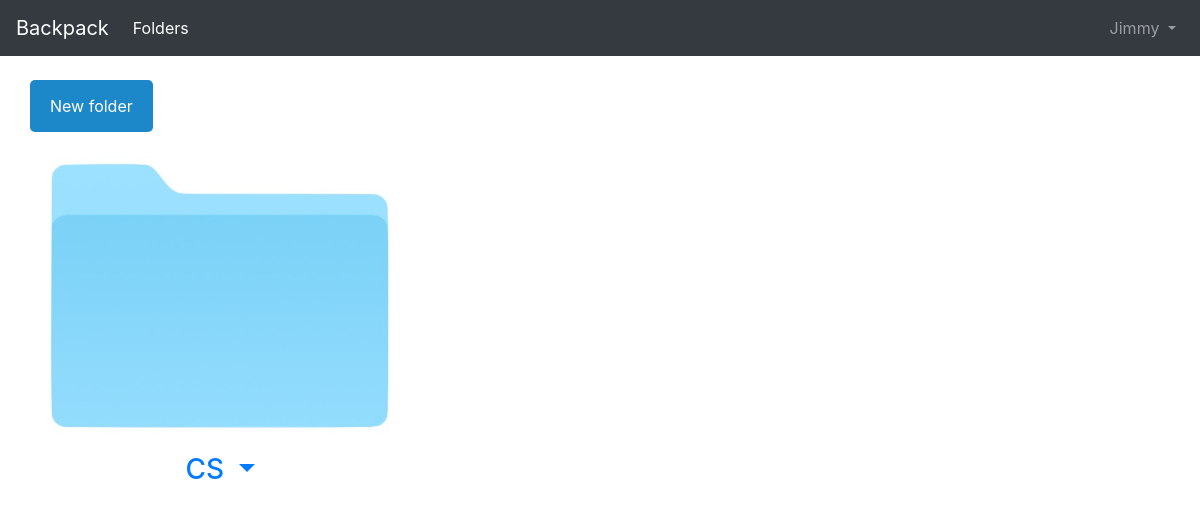
The app's page /docs/ (signed in), older data.
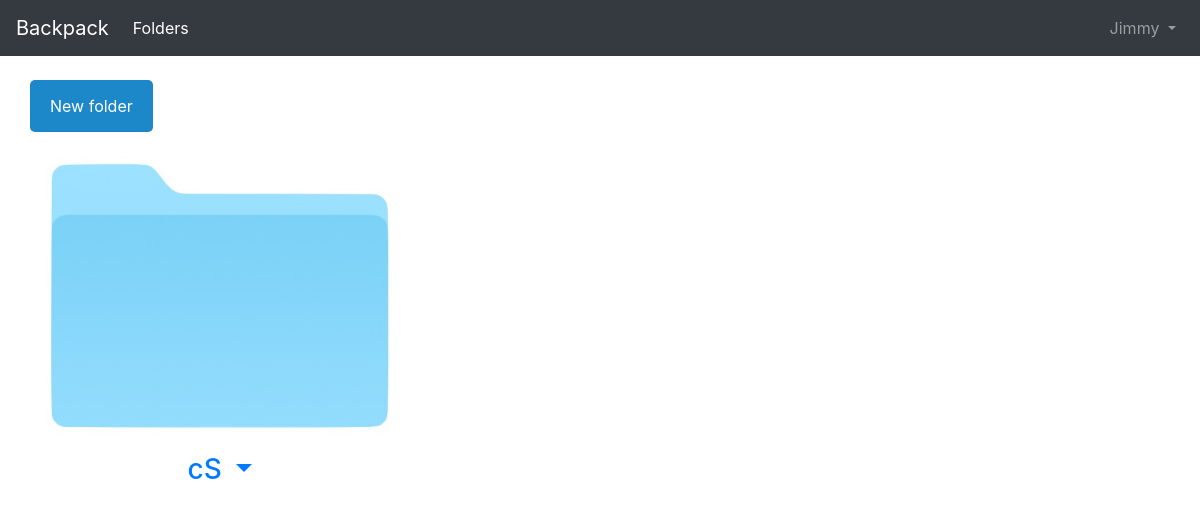
The same page, newer data.
### docs/models.py (models this page shows, shortened)
class Folder(models.Model):
    class Meta:
        constraints = [
            models.UniqueConstraint(fields=['title', 'user_owner'], name='unique_folder')
            ]
    id = models.AutoField(primary_key=True)
    title = models.CharField(max_length=100)
    description = models.CharField(max_length=512, blank=True)
    last_access = models.DateTimeField(default=datetime.now)
    user_owner = models.ForeignKey(
                        get_user_model(),
                        on_delete=models.CASCADE,
                                   )

### docs/views.py (the view)
# urls.py: path('', FolderListView.as_view(), name='folders'),
class FolderListView(ListView):
    model = Folder
    template_name = 'folder_list.html'
    def get_queryset(self):
        if self.request.user.is_authenticated:
            qs = Folder.objects.filter(Q(user_owner=self.request.user))
            return qs
        else:
            return 0

### templates/context_processors.py (called while the page is built)
def include_login_form(request):
    from django.contrib.auth.forms import AuthenticationForm
    form = AuthenticationForm()
    return {'login_form': form}

### templates/folder_list.html (shortened to what this page needs)
{% extends 'base.html' %}
{% load static %}
{% block content %}
<link rel="stylesheet" href="{% static 'forms.css' %}">
<div class="container">
  <div class="row">
      <button class='openButton' onclick = "openForm()">
        New folder
          </button>
  </div>
</div>
<br>
<div class="container">
  <div class="row">
{% for folder in object_list %}
    <div class="col-sm-4">
 <a href="{% url "doc_list" folder.title %}">
        <div class="panel-body"><img src="{% static 'folder_pic.jpg' %}" class="img-responsive" style="width:100%" alt="Image"></div>
        <h3 class="text-center my-3">{{folder.title}}
	<a  class="dropdown-toggle" href="#" id="folder_menu"
              data-toggle="dropdown" aria-haspopup="true"
              aria-expanded="false">
            </a>
		</a>
            </div>
    </div>
{% endfor %}
  </div>
</div><br>
{% endblock content %}

Row changes from the older to the newer data that the page shows:
removed Folder: title "CS"
added Folder: title "cS"
